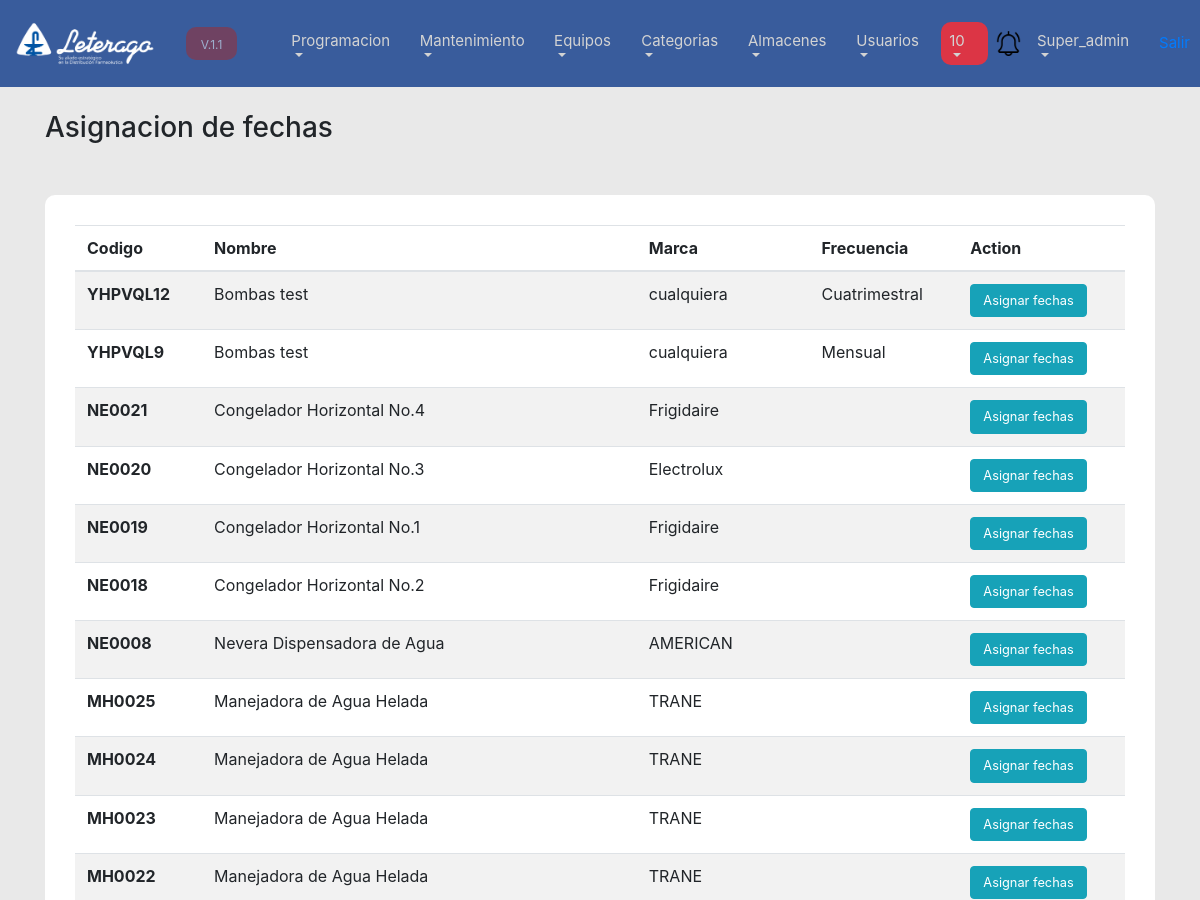
Page /list_calendario.php (signed in, upper part) on the earlier database version.
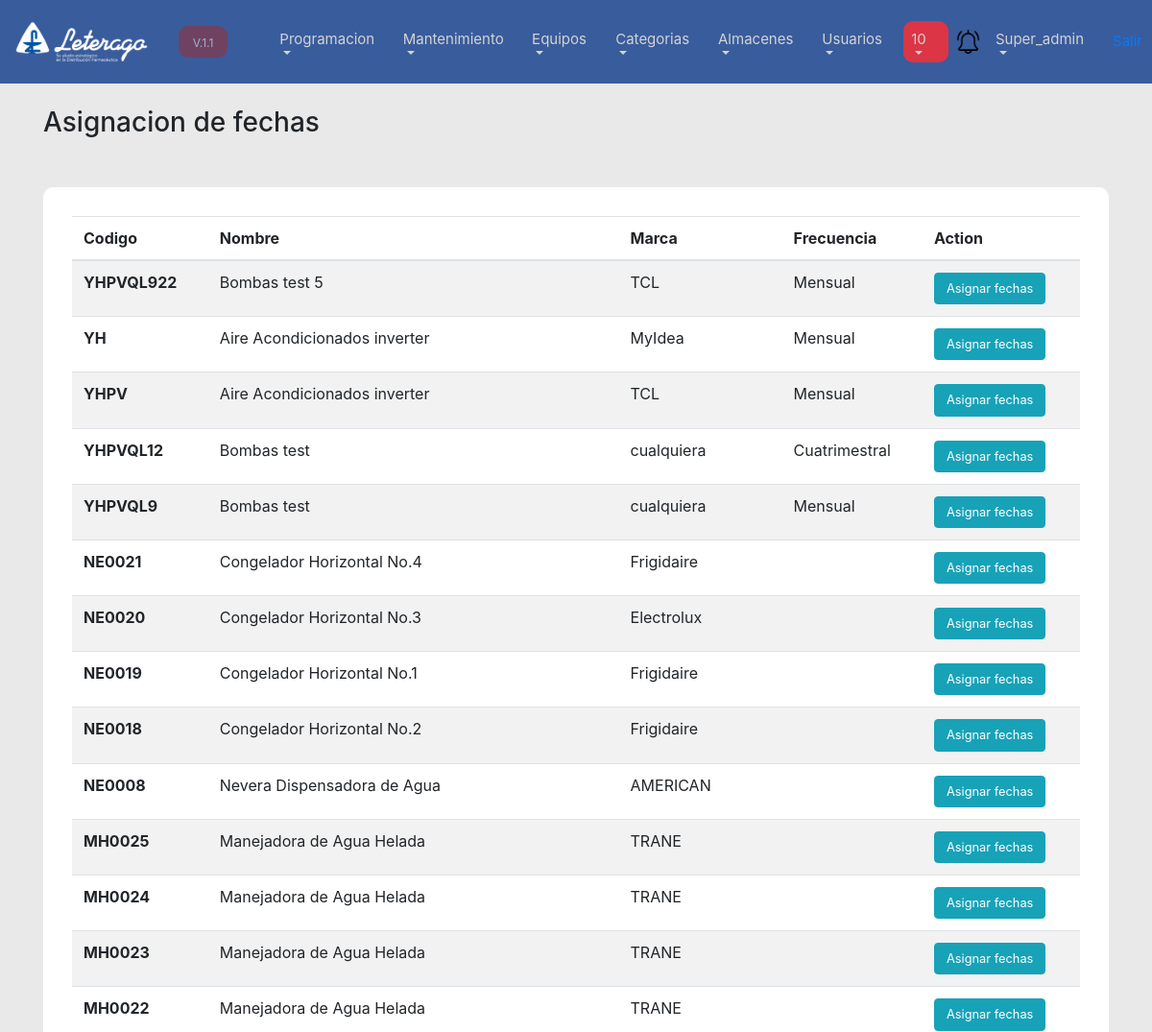
Same page on the later database version.
### tables this page shows
CREATE TABLE `equipos` (
  `id` int(11) NOT NULL,
  `codigo` varchar(50) NOT NULL,
  `description` varchar(100) NOT NULL,
  `orden` int(1) NOT NULL,
  `id_categoria` int(11) NOT NULL,
  `marca` varchar(100) DEFAULT NULL,
  `modelo` varchar(100) DEFAULT NULL,
  `serie` varchar(100) DEFAULT NULL,
  `estado` varchar(100) DEFAULT NULL,
  `frecuencia` int(1) NOT NULL,
  `observaciones` text DEFAULT NULL,
  `id_almacen` int(11) NOT NULL,
  `ubicacion` text NOT NULL,
  `delete_by` varchar(100) DEFAULT NULL,
  `delete_date` datetime DEFAULT NULL,
  `modify_by` varchar(100) DEFAULT NULL,
  `modify_date` datetime DEFAULT NULL,
  `create_date` timestamp NOT NULL DEFAULT current_timestamp(),
  `create_by` varchar(100) NOT NULL
);

### model/equipos.php (called while the page is built, shortened)
<?php
class Equipos{
    public function list(){
        $conectar = new Kon();
        $con = $conectar->conn();
        $query = "SELECT * from equipos where delete_date is null order by id desc";
        $exc_query = mysqli_query($con, $query);
       return $exc_query;
    }
}
?>

### list_calendario.php (the view, shortened to what this page needs)
<?php
    include("plantilla/menu_top.php");
    include("model/equipos.php");
    $equipos_instance = New Equipos();
    $exc_equipos = $equipos_instance->list();
    $numero_de_mantenimientos = 0;
?>
<link rel="stylesheet" href="css/form.css">
<div class="Container">
    <br>
    <h3>Asignacion de fechas</h3>
    <div class="formularios">
    <table class="table table-striped">
  <thead>
    <tr>
      <th scope="col">Codigo</th>
      <th scope="col">Nombre</th>
      <th scope="col">Marca</th>
      <th scope="col">Frecuencia</th>
      <th scope="col">Action</th>
    </tr>
  </thead>
  <tbody>
    <?php
      while($equipos = mysqli_fetch_assoc($exc_equipos)){
    ?>
    <tr>
      <th scope="row"><?php echo $equipos["codigo"] ?></th>
      <td><?php echo $equipos["description"]?></td>
      <td><?php echo $equipos["marca"]?></td>
      <td><?php
                if($equipos["frecuencia"] == '1'){
                    echo 'Mensual';
                    $numero_de_mantenimientos = 12;
                }
                if($equipos["frecuencia"] == '4'){
                    echo 'Cuatrimestral';
                    $numero_de_mantenimientos = 3;
                }
                ?>
      <td>
            <a class="btn btn-info" href="asignar_fechas.php?id=<?php echo $equipos["id"] ?>&&cantidad=<?php echo $numero_de_mantenimientos ?>"><small>Asignar fechas</small></a>
      </td>
    </tr>
    <?php
      }
    ?>
            </tbody>
        </table>
    </div>
</div>

Differences in the rows shown:
added equipos: codigo "YHPVQL922", description "Bombas test 5", marca "TCL", frecuencia "Mensual"
added equipos: codigo "YH", description "Aire Acondicionados inverter", marca "MyIdea", frecuencia "Mensual"
added equipos: codigo "YHPV", description "Aire Acondicionados inverter", marca "TCL", frecuencia "Mensual"
